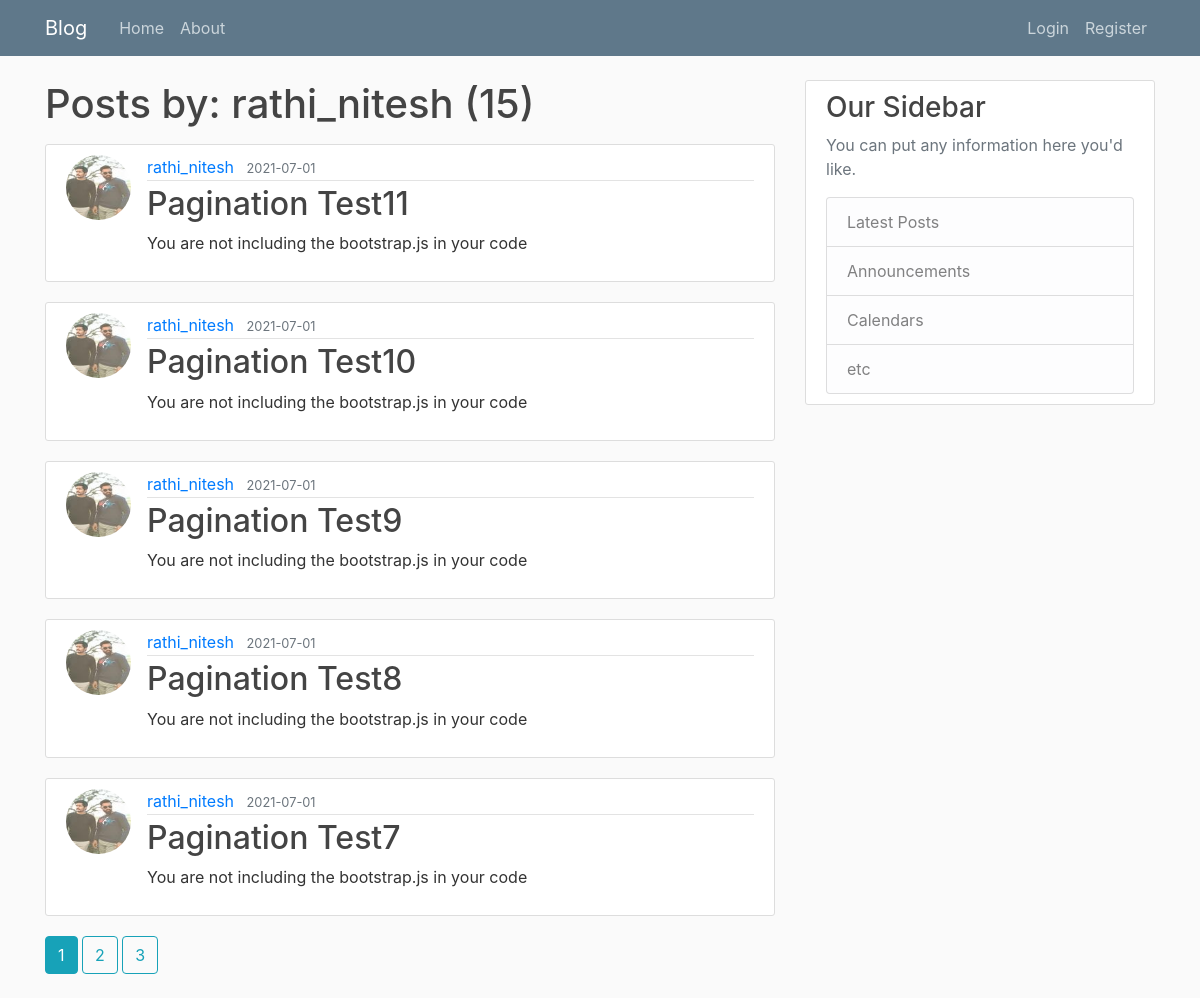
Screenshot of /user/rathi_nitesh with the database file from the repository.
### blogger/models.py (models this page shows, shortened)
class User(db.Model, UserMixin):
    id = db.Column(db.Integer, primary_key=True)
    username = db.Column(db.String(20), unique=True, nullable=False)
    email = db.Column(db.String(120), unique=True, nullable=False)
    image_file = db.Column(db.String(20), nullable=False, default='default_image.jpg')
    password = db.Column(db.String(60), nullable=False)
    posts = db.relationship('Post', backref='author', lazy=True)

class Post(db.Model):
    id = db.Column(db.Integer, primary_key=True)
    title = db.Column(db.String(20), nullable=False)
    date_posted = db.Column(db.DateTime, nullable=False, default=datetime.utcnow)
    content = db.Column(db.Text, nullable=False)
    user_id = db.Column(db.Integer, db.ForeignKey('user.id'), nullable=False)

### blogger/routes.py (the view)
@app.route('/user/<string:username>')
def user_posts(username):
    page = request.args.get('page', 1, type=int)
    user = User.query.filter_by(username=username).first_or_404()
    posts = Post.query.filter_by(author=user).order_by(Post.date_posted.desc()).paginate(per_page=5, page=page)
    return render_template("user_posts.html", posts=posts, user=user)

### blogger/templates/user_posts.html
{% extends "layout.html" %}
{% block content %}
    <h1 class="mb-3">Posts by: {{ user.username }} ({{ posts.total }})</h1>
    {% for post in posts.items %}
        <article class="media content-section">
          <img class="rounded-circle article-img" src="{{ url_for('static', filename='profile_pics/' +
          post.author.image_file) }}">
          <div class="media-body">
            <div class="article-metadata">
              <a class="mr-2" href="{{ url_for('user_posts', username=post.author.username) }}">{{ post.author.username }}</a>
              <small class="text-muted">{{ post.date_posted.strftime('%Y-%m-%d') }}</small>
            </div>
            <h2><a class="article-title" href="{{ url_for('view_post', idx=post.id) }}">{{ post.title }}</a></h2>
            <p class="article-content">{{ post.content }}</p>
          </div>
        </article>
    {% endfor %}
    {% for page_num in posts.iter_pages(left_edge=1, right_edge=1, left_current=1, right_current=2) %}
        {% if page_num %}
            {% if posts.page == page_num %}
                <a class="btn btn-info mb-4" href="{{ url_for('user_posts', username=user.username, page=page_num) }}">{{ page_num }}</a>
            {% else %}
                <a class="btn btn-outline-info mb-4" href="{{ url_for('user_posts', username=user.username, page=page_num) }}">{{ page_num }}</a>
            {% endif %}
        {% else %}
            ...
        {% endif %}
    {% endfor %}
{% endblock content %}

### blogger/static/main.css (style rules this page uses)
body { background: #fafafa; color: #333333; margin-top: 5rem; }
h1, h2, h3, h4, h5, h6 { color: #444444; }
.content-section { background: #ffffff; padding: 10px 20px; border: 1px solid #dddddd; border-radius: 3px; margin-bottom: 20px; }
.article-title { color: #444444; }
.article-content { white-space: pre-line; }
.article-img { height: 65px; width: 65px; margin-right: 16px; }
.article-metadata { padding-bottom: 1px; margin-bottom: 4px; border-bottom: 1px solid #e3e3e3 }

### rows the page displays
User: username "rathi_nitesh"
Post: image_file (picture), author.username "rathi_nitesh", date_posted "2021-07-01", title "Pagination Test11", content "You are not including the bootstrap.js in your code"
Post: image_file (picture), author.username "rathi_nitesh", date_posted "2021-07-01", title "Pagination Test10", content "You are not including the bootstrap.js in your code"
Post: image_file (picture), author.username "rathi_nitesh", date_posted "2021-07-01", title "Pagination Test9", content "You are not including the bootstrap.js in your code"
Post: image_file (picture), author.username "rathi_nitesh", date_posted "2021-07-01", title "Pagination Test8", content "You are not including the bootstrap.js in your code"
Post: image_file (picture), author.username "rathi_nitesh", date_posted "2021-07-01", title "Pagination Test7", content "You are not including the bootstrap.js in your code"

### other values shown
{{ posts.total }} "15"
{{ page_num }} "1"
{{ page_num }} "2" "3"
